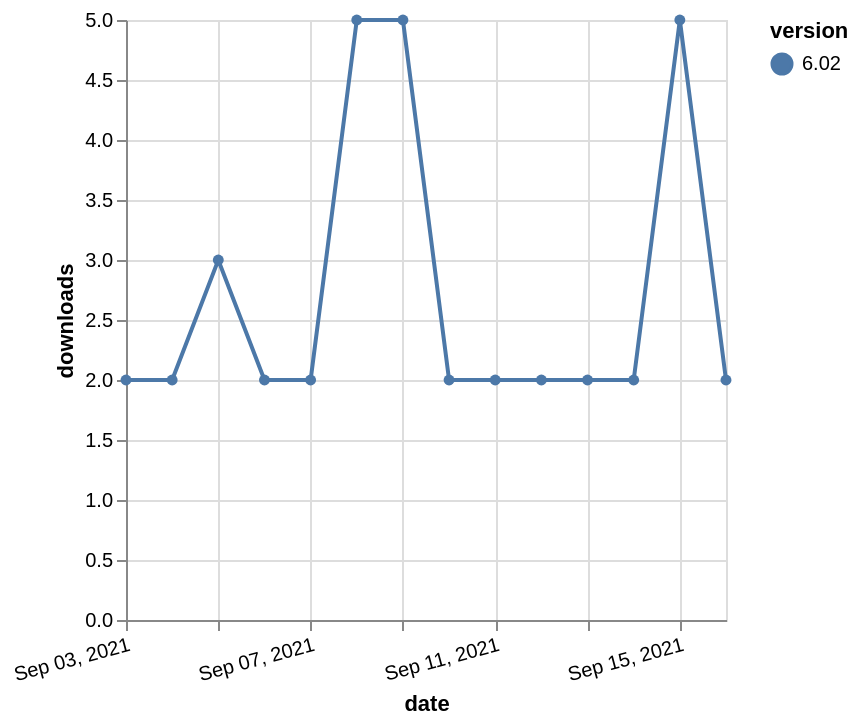

Describe this chart as a Vega-Lite specification.
### Vega-Lite specification from a JSON file in a GitHub repository (floating-point values rounded to 4 significant figures)
{"$schema": "https://vega.github.io/schema/vega-lite/v5.json", "description": "A simple bar chart with embedded data.", "data": {"values": [{"date": "2021-09-03", "total": 3333, "delta": 2, "version": "6.02"}, {"date": "2021-09-04", "total": 3335, "delta": 2, "version": "6.02"}, {"date": "2021-09-05", "total": 3338, "delta": 3, "version": "6.02"}, {"date": "2021-09-06", "total": 3340, "delta": 2, "version": "6.02"}, {"date": "2021-09-07", "total": 3342, "delta": 2, "version": "6.02"}, {"date": "2021-09-08", "total": 3347, "delta": 5, "version": "6.02"}, {"date": "2021-09-09", "total": 3352, "delta": 5, "version": "6.02"}, {"date": "2021-09-10", "total": 3354, "delta": 2, "version": "6.02"}, {"date": "2021-09-11", "total": 3356, "delta": 2, "version": "6.02"}, {"date": "2021-09-12", "total": 3358, "delta": 2, "version": "6.02"}, {"date": "2021-09-13", "total": 3360, "delta": 2, "version": "6.02"}, {"date": "2021-09-14", "total": 3362, "delta": 2, "version": "6.02"}, {"date": "2021-09-15", "total": 3367, "delta": 5, "version": "6.02"}, {"date": "2021-09-16", "total": 3369, "delta": 2, "version": "6.02"}]}, "width": "container", "mark": {"type": "line", "point": {"filled": true}}, "encoding": {"x": {"field": "date", "type": "temporal", "timeUnit": "yearmonthdate", "title": "date", "axis": {"labelAngle": -15}}, "y": {"field": "delta", "type": "quantitative", "title": "downloads"}, "color": {"field": "version", "type": "nominal"}, "tooltip": {"field": "delta"}}}
